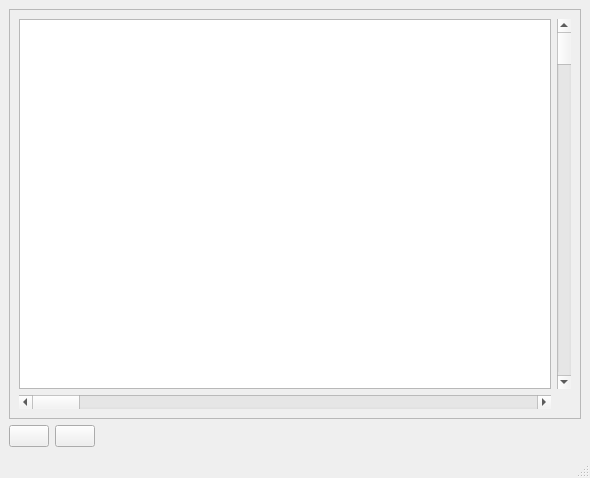
<?xml version="1.0" encoding="UTF-8"?>
<ui version="4.0">
 <class>MainWindow</class>
 <widget class="QMainWindow" name="MainWindow">
  <property name="geometry">
   <rect>
    <x>0</x>
    <y>0</y>
    <width>590</width>
    <height>478</height>
   </rect>
  </property>
  <property name="windowTitle">
   <string>MainWindow</string>
  </property>
  <widget class="QWidget" name="centralwidget">
   <layout class="QGridLayout" name="gridLayout_2">
    <item row="0" column="0" colspan="3">
     <widget class="QScrollArea" name="scrollArea">
      <property name="widgetResizable">
       <bool>true</bool>
      </property>
      <widget class="QWidget" name="sAWC">
       <property name="geometry">
        <rect>
         <x>0</x>
         <y>0</y>
         <width>570</width>
         <height>386</height>
        </rect>
       </property>
       <layout class="QGridLayout" name="gridLayout">
        <item row="0" column="1">
         <widget class="QScrollBar" name="vSB">
          <property name="orientation">
           <enum>Qt::Vertical</enum>
          </property>
         </widget>
        </item>
        <item row="0" column="0">
         <widget class="QTableWidget" name="tW"/>
        </item>
        <item row="1" column="0">
         <widget class="QScrollBar" name="hSB">
          <property name="orientation">
           <enum>Qt::Horizontal</enum>
          </property>
         </widget>
        </item>
       </layout>
      </widget>
     </widget>
    </item>
    <item row="1" column="0">
     <widget class="QPushButton" name="pB_Plus">
      <property name="sizePolicy">
       <sizepolicy hsizetype="Preferred" vsizetype="Preferred">
        <horstretch>0</horstretch>
        <verstretch>0</verstretch>
       </sizepolicy>
      </property>
      <property name="text">
       <string/>
      </property>
     </widget>
    </item>
    <item row="1" column="1">
     <widget class="QPushButton" name="pB_Minus">
      <property name="sizePolicy">
       <sizepolicy hsizetype="Preferred" vsizetype="Preferred">
        <horstretch>0</horstretch>
        <verstretch>0</verstretch>
       </sizepolicy>
      </property>
      <property name="text">
       <string/>
      </property>
     </widget>
    </item>
    <item row="1" column="2">
     <spacer name="spacer">
      <property name="orientation">
       <enum>Qt::Horizontal</enum>
      </property>
      <property name="sizeType">
       <enum>QSizePolicy::Expanding</enum>
      </property>
      <property name="sizeHint" stdset="0">
       <size>
        <width>489</width>
        <height>20</height>
       </size>
      </property>
     </spacer>
    </item>
   </layout>
  </widget>
  <widget class="QMenuBar" name="menubar">
   <property name="geometry">
    <rect>
     <x>0</x>
     <y>0</y>
     <width>590</width>
     <height>22</height>
    </rect>
   </property>
  </widget>
  <widget class="QStatusBar" name="statusbar"/>
 </widget>
 <resources/>
 <connections/>
</ui>
